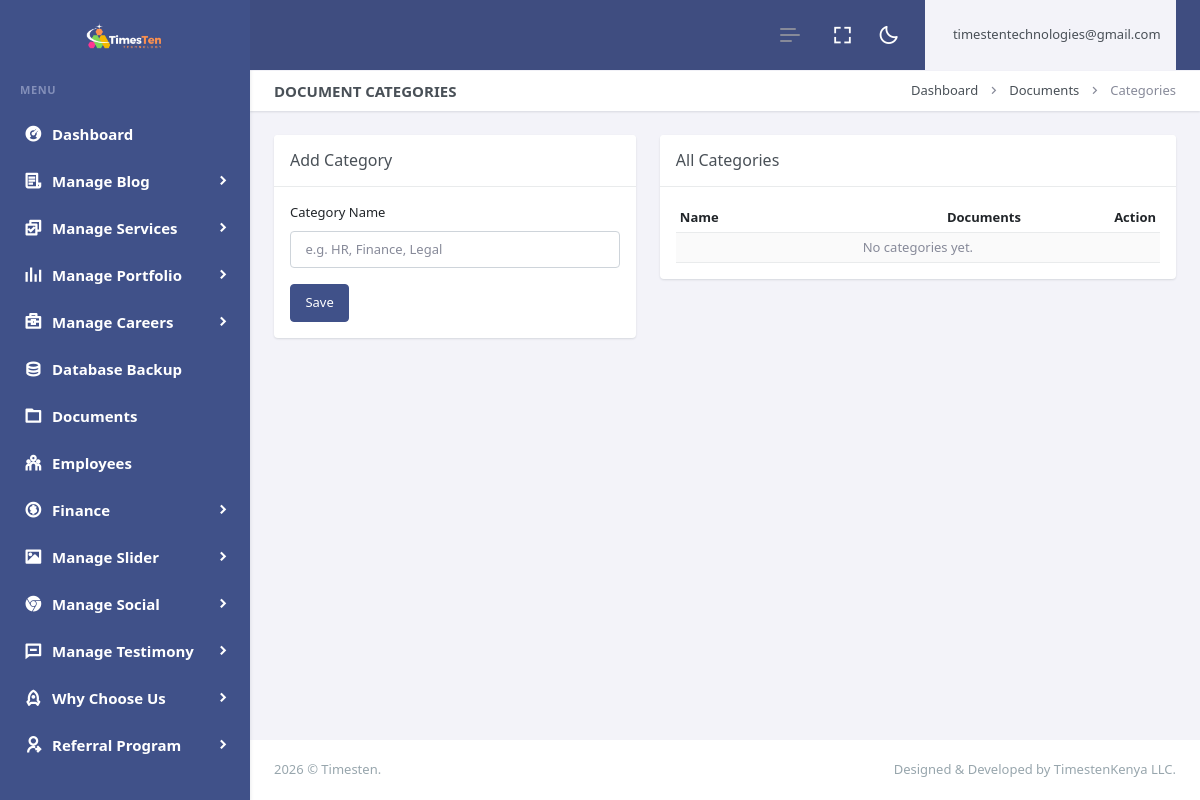
/dashboard/document-categories.php (signed in), run on an earlier commit of the app's database.
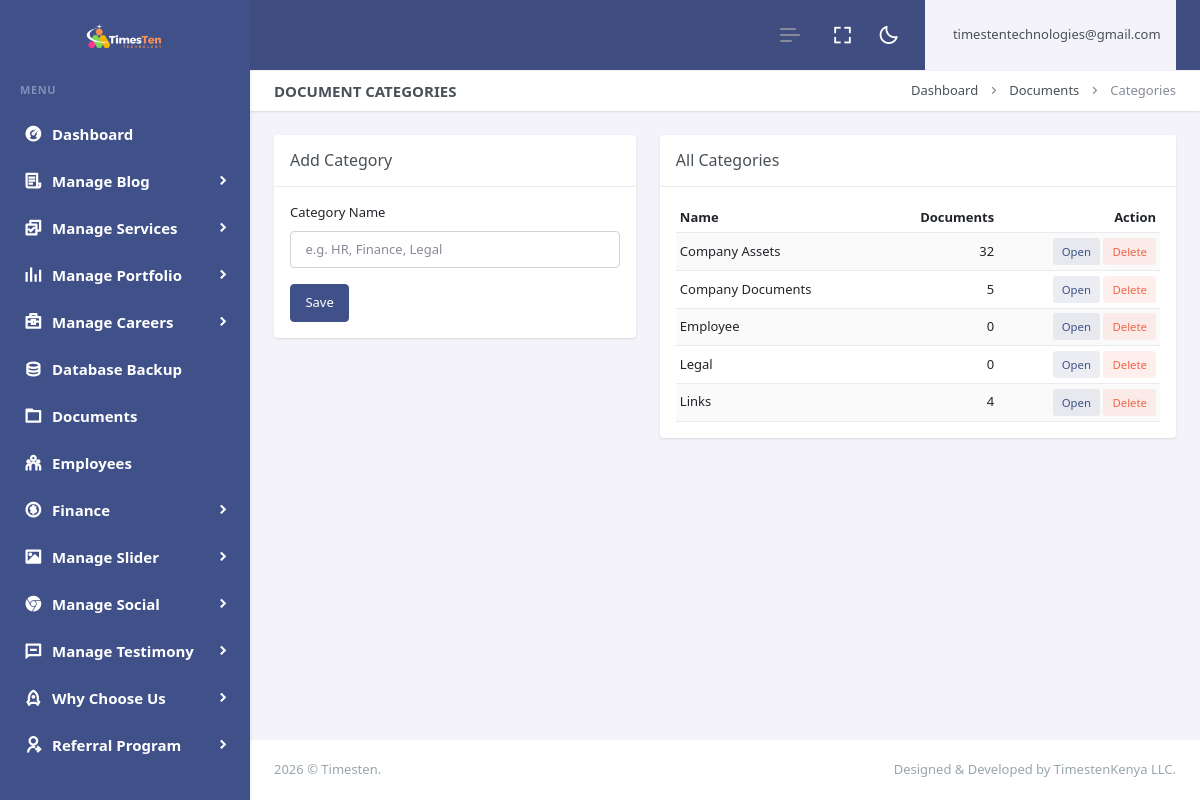
And on a later commit of the database.
### tables this page shows
CREATE TABLE `logo` (
  `id` int(11) NOT NULL,
  `xfile` varchar(255) DEFAULT NULL,
  `ufile` varchar(255) DEFAULT NULL,
  `sticky_ufile` varchar(255) DEFAULT NULL
);

CREATE TABLE `document_categories` (
  `id` int(11) NOT NULL,
  `name` varchar(120) NOT NULL,
  `created_at` datetime DEFAULT NULL
);

### dashboard/document-categories.php (the view, shortened to what the changed rows need)
<?php
include "header.php";
include "sidebar.php";
mysqli_query($con, "CREATE TABLE IF NOT EXISTS document_categories (
  id INT AUTO_INCREMENT PRIMARY KEY,
  name VARCHAR(120) NOT NULL,
  created_at DATETIME NULL
)");
mysqli_query($con, "CREATE TABLE IF NOT EXISTS documents (
  id INT AUTO_INCREMENT PRIMARY KEY,
  category_id INT NULL,
  title VARCHAR(255) NOT NULL,
  doc_type VARCHAR(20) NOT NULL,
  file_name VARCHAR(255) NULL,
  original_name VARCHAR(255) NULL,
  link_url TEXT NULL,
  uploaded_by VARCHAR(120) NULL,
  related_employee_id INT NULL,
  created_at DATETIME NULL
)");
$cats = [];
$cat_q = mysqli_query($con, "SELECT c.id, c.name, COALESCE(d.cnt,0) AS cnt
  FROM document_categories c
  LEFT JOIN (SELECT category_id, COUNT(*) AS cnt FROM documents GROUP BY category_id) d
  ON d.category_id = c.id
  ORDER BY c.name ASC");
if ($cat_q) {
    while ($r = mysqli_fetch_assoc($cat_q)) {
        $cats[] = $r;
    }
}
?>
<div class="main-content">
  <div class="page-content">
    <div class="container-fluid">
      <div class="row">
        <div class="col-12 col-lg-7">
          <div class="card">
            <div class="card-body">
              <div class="table-responsive">
                <table class="table table-striped table-sm align-middle mb-0">
                  <thead>
                    <tr>
                      <th>Name</th>
                      <th class="text-end">Documents</th>
                      <th class="text-end">Action</th>
                    </tr>
                  </thead>
                  <tbody>
                    <?php
                    if (count($cats) < 1) {
                        print "<tr><td colspan='3' class='text-center text-muted'>No categories yet.</td></tr>";
                    }
                    foreach ($cats as $c) {
                        $id = (int)$c['id'];
                        $nm = htmlspecialchars($c['name']);
                        $cnt = (int)$c['cnt'];
                        print "<tr><td>$nm</td><td class='text-end'>$cnt</td><td class='text-end'>";
                        print "<a class='btn btn-sm btn-soft-primary' href='documents.php?cat=$id'>Open</a> ";
                        print "<form method='post' class='d-inline' onsubmit=\"return confirm('Delete this category?');\">";
                        print "<button type='submit' class='btn btn-sm btn-soft-danger'>Delete</button>";
                        print "</form>";
                        print "</td></tr>";
                    }
                    ?>
                  </tbody>
                </table>
              </div>
            </div>
          </div>
        </div>
      </div>
    </div>
  </div>
  <?php include "footer.php"; ?>

### dashboard/sidebar.php (shortened to what the changed rows need)
<?php
include"../z_db.php";
?>
<div class="app-menu navbar-menu">
  <div class="navbar-brand-box">
<?php
    $rr=mysqli_query($con,"SELECT ufile FROM logo");
$r = mysqli_fetch_row($rr);
$ufile = $r[0];
?>
    <a href="index.php" class="logo logo-light">
      <span class="logo-lg">
        <img src="uploads/logo/<?php print $ufile?>" alt="" height="30">
      </span>
    </a>
  </div>
</div>

What changed in the data, as far as the page shows it:
changed logo: ufile: a different picture
added document_categories: name "Company Assets", cnt "32"
added document_categories: name "Company Documents", cnt "5"
added document_categories: name "Employee", cnt "0"
added document_categories: name "Legal", cnt "0"
added document_categories: name "Links", cnt "4"
Also different on the page:
text no longer shown: "No categories yet."
